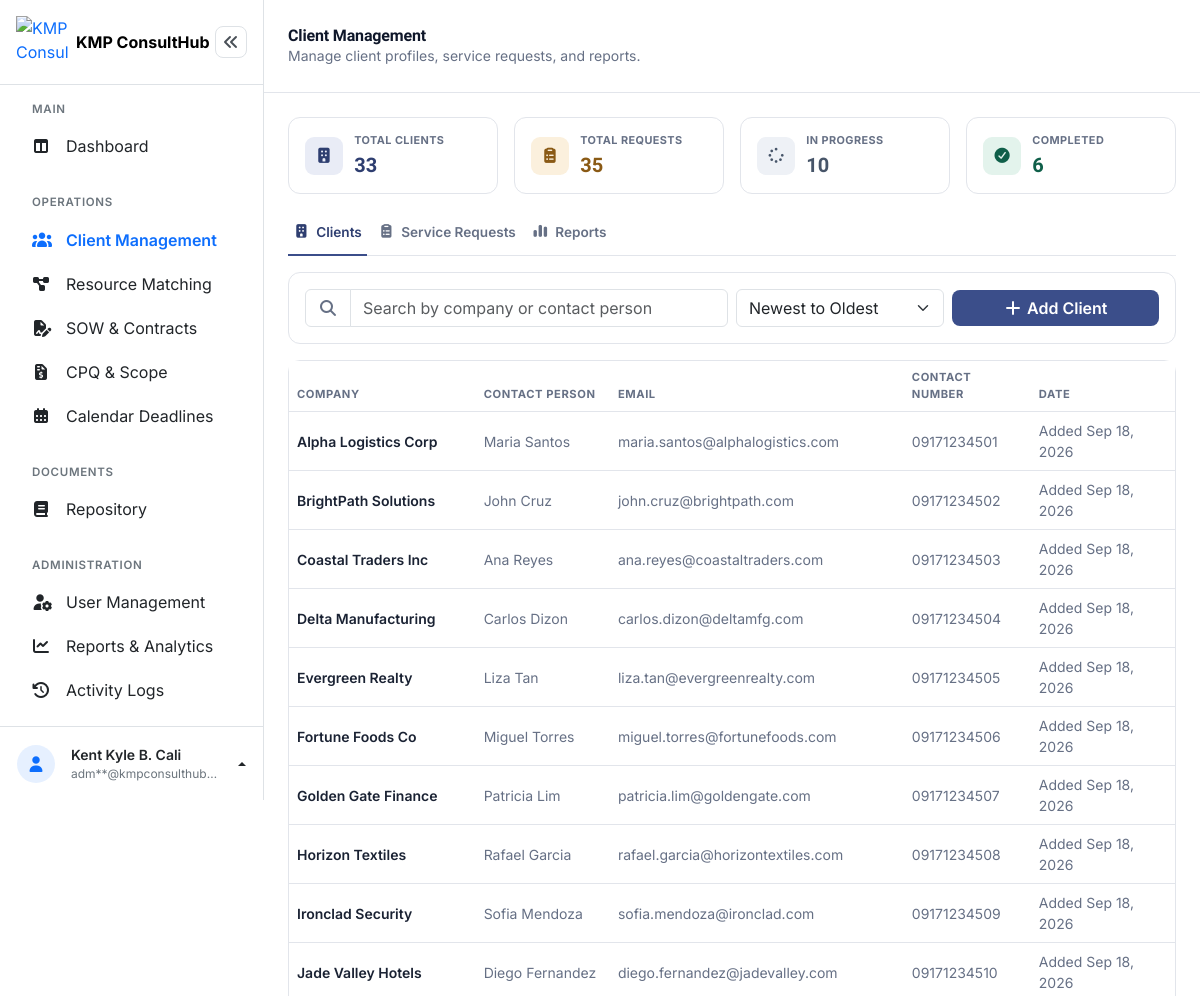
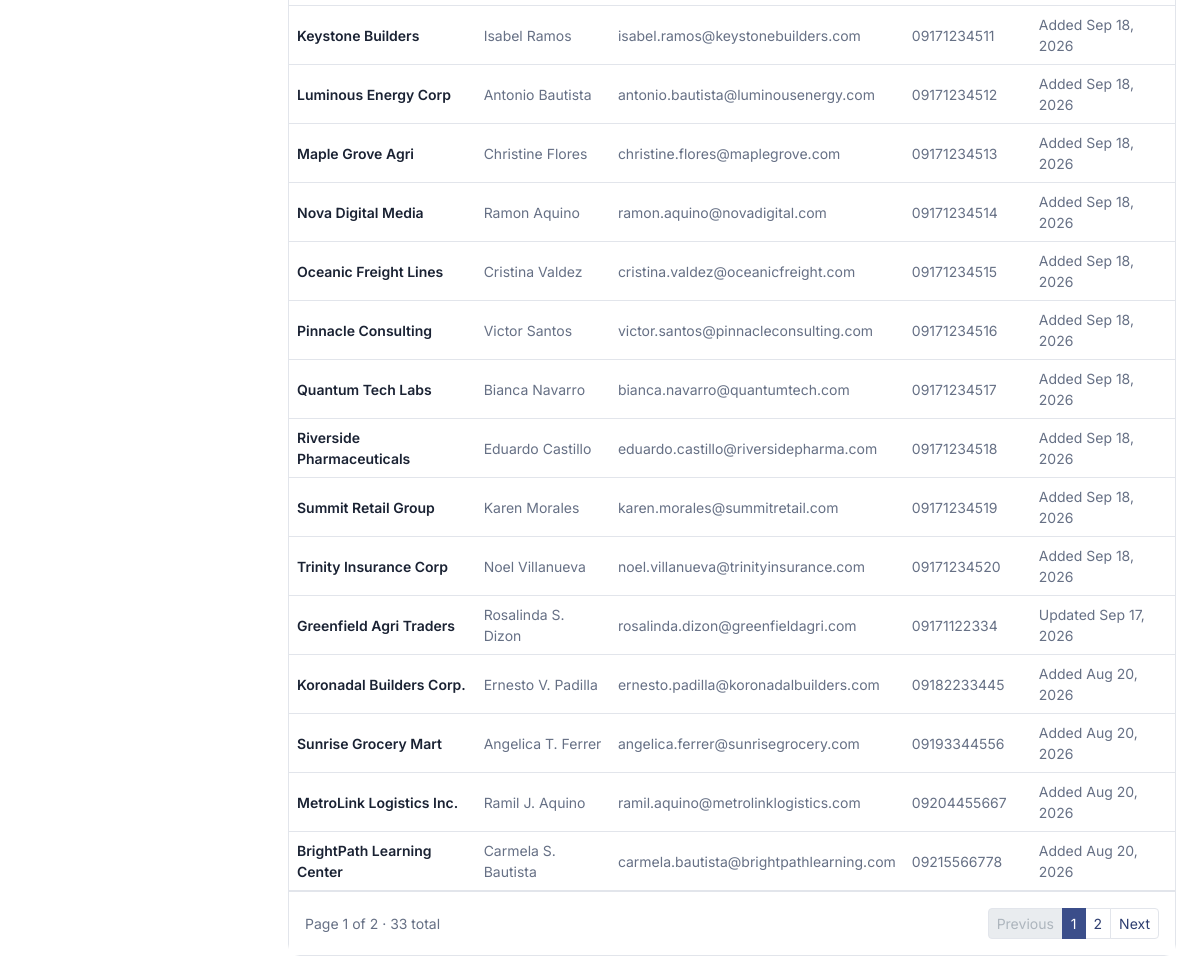
Before: /admin/client_management.php (signed in) with the older database file (2 pictures, top to bottom).
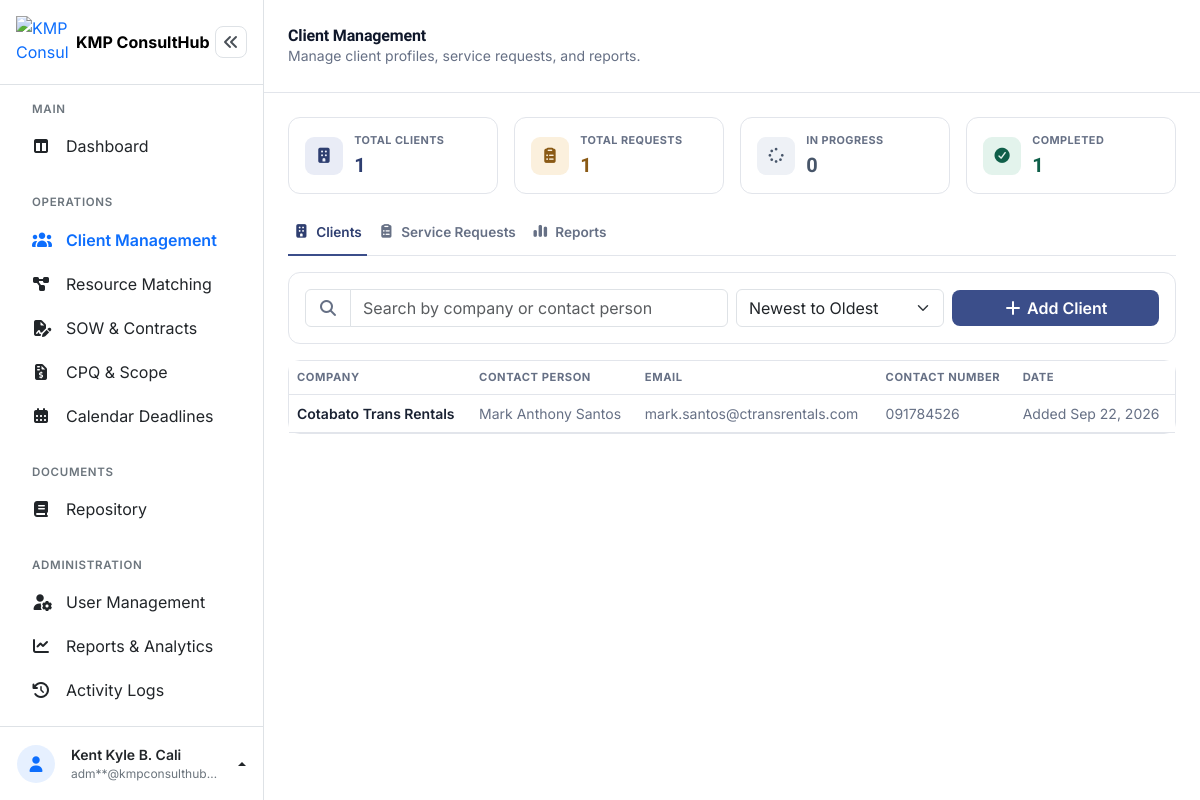
After: the same page with the newer database file.
### tables this page shows
CREATE TABLE `clients` (
  `client_id` int(10) UNSIGNED NOT NULL,
  `company_name` varchar(150) NOT NULL,
  `contact_person` varchar(150) NOT NULL,
  `email` varchar(150) NOT NULL,
  `contact_number` varchar(20) NOT NULL,
  `address` varchar(255) NOT NULL,
  `industry` varchar(100) DEFAULT NULL,
  `created_at` timestamp NOT NULL DEFAULT current_timestamp(),
  `updated_at` timestamp NOT NULL DEFAULT current_timestamp() ON UPDATE current_timestamp()
);

### admin/client_management.php (the view, shortened to what the changed rows need)
<?php
$pdo = getConnection();
$activeTab    = $_GET['tab'] ?? 'clients';
$sortOrder    = $_GET['sort'] ?? 'newest';
$sortSql      = $sortOrder === 'oldest' ? 'ASC' : 'DESC';
$searchTerm   = trim($_GET['search'] ?? '');
$perPage      = 25;
$page         = max(1, (int)($_GET['page'] ?? 1));
$offset       = ($page - 1) * $perPage;
$totalClientsAll  = (int) $pdo->query('SELECT COUNT(*) FROM clients')->fetchColumn();
$totalRequestsAll = (int) $pdo->query('SELECT COUNT(*) FROM service_requests')->fetchColumn();
if ($activeTab === 'clients') {
    $clientQuery = 'SELECT * FROM clients WHERE 1=1';
    $clientParams = [];
    $countStmt = $pdo->prepare(str_replace('SELECT *', 'SELECT COUNT(*)', $clientQuery));
    $countStmt->execute($clientParams);
    $filteredClientCount = (int) $countStmt->fetchColumn();
    $clientQuery .= " ORDER BY created_at $sortSql LIMIT $perPage OFFSET $offset";
    $stmt = $pdo->prepare($clientQuery);
    $stmt->execute($clientParams);
    $clients = $stmt->fetchAll();
    $totalPages = max(1, ceil($filteredClientCount / $perPage));
} else {
    $clients = $pdo->query('SELECT * FROM clients ORDER BY company_name ASC')->fetchAll();
}
$inProgressRequests = (int) $pdo->query("SELECT COUNT(*) FROM service_requests WHERE status = 'In Progress'")->fetchColumn();
$completedRequests  = (int) $pdo->query("SELECT COUNT(*) FROM service_requests WHERE status = 'Completed'")->fetchColumn();
function buildPageUrl(int $targetPage, string $activeTab, string $searchTerm, string $sortOrder, string $statusFilter): string
{
    $params = [
        'tab' => $activeTab,
        'page' => $targetPage,
        'search' => $searchTerm,
        'sort' => $sortOrder,
    ];
    return '?' . http_build_query($params);
}
function clientActivityLabel(array $client): string
{
    $createdAt = $client['created_at'] ?? null;
    $updatedAt = $client['updated_at'] ?? null;
    if (!empty($updatedAt) && $updatedAt !== $createdAt) {
        return 'Updated ' . date('M d, Y', strtotime($updatedAt));
    }
    return 'Added ' . date('M d, Y', strtotime($createdAt));
}
?>
<!DOCTYPE html>
<html lang="en">
<head>
<link rel="stylesheet" href="../assets/vendor/bootstrap-5.3.8/css/bootstrap.min.css">
<link rel="stylesheet" href="../assets/vendor/fontawesome-free-7.3.1/css/all.min.css">
<link rel="stylesheet" href="../assets/css/dashboard.css">
</head>
<body>
<div class="dashboard-layout d-flex">
  <div class="dashboard-main flex-grow-1" style="min-width:0;">
    <header class="dashboard-topbar bg-white d-flex align-items-center justify-content-between px-3 px-md-4">
      <div class="d-flex align-items-center gap-3">
        <div>
          <h1 class="dashboard-title h6 h5-md fw-bold mb-0">Client Management</h1>
        </div>
      </div>
    </header>
    <main class="dashboard-content p-3 p-md-4">
      <section class="row g-2 g-md-3 mb-3">
        <div class="col-6 col-md-3">
          <div class="stat-card">
            <div class="overflow-hidden">
              <div class="stat-label text-truncate">Total Clients</div>
              <div class="stat-value" style="color:var(--indigo-text);"><?= $totalClientsAll ?></div>
            </div>
          </div>
        </div>
        <div class="col-6 col-md-3">
          <div class="stat-card">
            <div class="overflow-hidden">
              <div class="stat-label text-truncate">Total Requests</div>
              <div class="stat-value" style="color:var(--warn-text);"><?= $totalRequestsAll ?></div>
            </div>
          </div>
        </div>
        <div class="col-6 col-md-3">
          <div class="stat-card">
            <div class="overflow-hidden">
              <div class="stat-label text-truncate">In Progress</div>
              <div class="stat-value" style="color:var(--slate);"><?= $inProgressRequests ?></div>
            </div>
          </div>
        </div>
        <div class="col-6 col-md-3">
          <div class="stat-card">
            <div class="overflow-hidden">
              <div class="stat-label text-truncate">Completed</div>
              <div class="stat-value" style="color:var(--success-text);"><?= $completedRequests ?></div>
            </div>
          </div>
        </div>
      </section>
      <?php if ($activeTab === 'clients'): ?>
        <section class="card">
          <div class="table-responsive">
            <table class="table table-hover align-middle mb-0">
              <thead>
                <tr>
                  <th scope="col">Company</th>
                  <th scope="col" class="d-none d-md-table-cell">Contact Person</th>
                  <th scope="col" class="d-none d-lg-table-cell">Email</th>
                  <th scope="col" class="d-none d-lg-table-cell">Contact Number</th>
                  <th scope="col" class="d-none d-md-table-cell">Date</th>
                </tr>
              </thead>
              <tbody>
                <?php if (empty($clients)): ?>
                  <tr>
                    <td colspan="5" class="text-center py-5" style="color:var(--ink-soft);">
                      <i class="fa-regular fa-folder-open fs-3 d-block mb-2"></i>
                      No clients found.
                    </td>
                  </tr>
                <?php else: ?>
                  <?php foreach ($clients as $client): ?>
                    <tr class="client-management-row"
                      data-bs-toggle="modal" data-bs-target="#viewClientModal"
                      data-id="<?= $client['client_id'] ?>"
                      data-company="<?= htmlspecialchars($client['company_name']) ?>"
                      data-contact="<?= htmlspecialchars($client['contact_person']) ?>"
                      data-email="<?= htmlspecialchars($client['email']) ?>"
                      data-number="<?= htmlspecialchars($client['contact_number']) ?>"
                      data-address="<?= htmlspecialchars($client['address']) ?>"
                      data-industry="<?= htmlspecialchars($client['industry'] ?? '') ?>">
                      <td>
                        <div class="fw-semibold small"><?= htmlspecialchars($client['company_name']) ?></div>
                      </td>
                      <td class="small d-none d-md-table-cell" style="color:var(--ink-soft);"><?= htmlspecialchars($client['contact_person']) ?></td>
                      <td class="small d-none d-lg-table-cell" style="color:var(--ink-soft);"><?= htmlspecialchars($client['email']) ?></td>
                      <td class="small d-none d-lg-table-cell" style="color:var(--ink-soft);"><?= htmlspecialchars($client['contact_number']) ?></td>
                      <td class="small d-none d-md-table-cell" style="color:var(--ink-soft);"><?= clientActivityLabel($client) ?></td>
                    </tr>
                  <?php endforeach; ?>
                <?php endif; ?>
              </tbody>
            </table>
          </div>
          <?php if ($totalPages > 1): ?>
          <div class="card-footer bg-white d-flex justify-content-between align-items-center flex-wrap gap-2 py-3" style="border-top:1px solid var(--line);">
            <span class="small" style="color:var(--ink-soft);">Page <?= $page ?> of <?= $totalPages ?> &middot; <?= $filteredClientCount ?> total</span>
            <nav aria-label="Clients pagination">
              <ul class="pagination pagination-sm mb-0">
                <li class="page-item <?= $page <= 1 ? 'disabled' : '' ?>">
                  <a class="page-link" href="<?= buildPageUrl($page - 1, 'clients', $searchTerm, $sortOrder, '') ?>">Previous</a>
                </li>
                <?php for ($i = 1; $i <= $totalPages; $i++): ?>
                  <li class="page-item <?= $i === $page ? 'active' : '' ?>">
                    <a class="page-link" href="<?= buildPageUrl($i, 'clients', $searchTerm, $sortOrder, '') ?>"><?= $i ?></a>
                  </li>
                <?php endfor; ?>
                <li class="page-item <?= $page >= $totalPages ? 'disabled' : '' ?>">
                  <a class="page-link" href="<?= buildPageUrl($page + 1, 'clients', $searchTerm, $sortOrder, '') ?>">Next</a>
                </li>
              </ul>
            </nav>
          </div>
          <?php endif; ?>
        </section>
      <?php endif; ?>
    </main>
  </div>
</div>
</body>
</html>

Changed rows visible on the page:
removed clients: company_name "Alpha Logistics Corp", contact_person "Maria Santos", email "maria.santos@alphalogistics.com", contact_number "09171234501", created_at "Added Sep 18, 2026"
removed clients: company_name "BrightPath Solutions", contact_person "John Cruz", email "john.cruz@brightpath.com", contact_number "09171234502", created_at "Added Sep 18, 2026"
removed clients: company_name "Coastal Traders Inc", contact_person "Ana Reyes", email "ana.reyes@coastaltraders.com", contact_number "09171234503", created_at "Added Sep 18, 2026"
removed clients: company_name "Delta Manufacturing", contact_person "Carlos Dizon", email "carlos.dizon@deltamfg.com", contact_number "09171234504", created_at "Added Sep 18, 2026"
removed clients: company_name "Evergreen Realty", contact_person "Liza Tan", email "liza.tan@evergreenrealty.com", contact_number "09171234505", created_at "Added Sep 18, 2026"
removed clients: company_name "Fortune Foods Co", contact_person "Miguel Torres", email "miguel.torres@fortunefoods.com", contact_number "09171234506", created_at "Added Sep 18, 2026"
removed clients: company_name "Golden Gate Finance", contact_person "Patricia Lim", email "patricia.lim@goldengate.com", contact_number "09171234507", created_at "Added Sep 18, 2026"
removed clients: company_name "Horizon Textiles", contact_person "Rafael Garcia", email "rafael.garcia@horizontextiles.com", contact_number "09171234508", created_at "Added Sep 18, 2026"
removed clients: company_name "Ironclad Security", contact_person "Sofia Mendoza", email "sofia.mendoza@ironclad.com", contact_number "09171234509", created_at "Added Sep 18, 2026"
removed clients: company_name "Jade Valley Hotels", contact_person "Diego Fernandez", email "diego.fernandez@jadevalley.com", contact_number "09171234510", created_at "Added Sep 18, 2026"
removed clients: company_name "Keystone Builders", contact_person "Isabel Ramos", email "isabel.ramos@keystonebuilders.com", contact_number "09171234511", created_at "Added Sep 18, 2026"
removed clients: company_name "Luminous Energy Corp", contact_person "Antonio Bautista", email "antonio.bautista@luminousenergy.com", contact_number "09171234512", created_at "Added Sep 18, 2026"
removed clients: company_name "Maple Grove Agri", contact_person "Christine Flores", email "christine.flores@maplegrove.com", contact_number "09171234513", created_at "Added Sep 18, 2026"
removed clients: company_name "Nova Digital Media", contact_person "Ramon Aquino", email "ramon.aquino@novadigital.com", contact_number "09171234514", created_at "Added Sep 18, 2026"
removed clients: company_name "Oceanic Freight Lines", contact_person "Cristina Valdez", email "cristina.valdez@oceanicfreight.com", contact_number "09171234515", created_at "Added Sep 18, 2026"
removed clients: company_name "Pinnacle Consulting", contact_person "Victor Santos", email "victor.santos@pinnacleconsulting.com", contact_number "09171234516", created_at "Added Sep 18, 2026"
removed clients: company_name "Quantum Tech Labs", contact_person "Bianca Navarro", email "bianca.navarro@quantumtech.com", contact_number "09171234517", created_at "Added Sep 18, 2026"
removed clients: company_name "Riverside Pharmaceuticals", contact_person "Eduardo Castillo", email "eduardo.castillo@riversidepharma.com", contact_number "09171234518", created_at "Added Sep 18, 2026"
removed clients: company_name "Summit Retail Group", contact_person "Karen Morales", email "karen.morales@summitretail.com", contact_number "09171234519", created_at "Added Sep 18, 2026"
removed clients: company_name "Trinity Insurance Corp", contact_person "Noel Villanueva", email "noel.villanueva@trinityinsurance.com", contact_number "09171234520", created_at "Added Sep 18, 2026"
removed clients: company_name "Greenfield Agri Traders", contact_person "Rosalinda S. Dizon", email "rosalinda.dizon@greenfieldagri.com", contact_number "09171122334", updated_at "Updated Sep 17, 2026"
removed clients: company_name "Koronadal Builders Corp.", contact_person "Ernesto V. Padilla", email "ernesto.padilla@koronadalbuilders.com", contact_number "09182233445", created_at "Added Aug 20, 2026"
removed clients: company_name "Sunrise Grocery Mart", contact_person "Angelica T. Ferrer", email "angelica.ferrer@sunrisegrocery.com", contact_number "09193344556", created_at "Added Aug 20, 2026"
removed clients: company_name "MetroLink Logistics Inc.", contact_person "Ramil J. Aquino", email "ramil.aquino@metrolinklogistics.com", contact_number "09204455667", created_at "Added Aug 20, 2026"
removed clients: company_name "BrightPath Learning Center", contact_person "Carmela S. Bautista", email "carmela.bautista@brightpathlearning.com", contact_number "09215566778", created_at "Added Aug 20, 2026"
added clients: company_name "Cotabato Trans Rentals", contact_person "Mark Anthony Santos", email "mark.santos@ctransrentals.com", contact_number "091784526", created_at "Added Sep 22, 2026"
Other visible differences:
$totalClientsAll: "33" → "1"
$totalRequestsAll: "35" → "1"
$inProgressRequests: "10" → "0"
$completedRequests: "6" → "1"
$page: "1" → (not shown)
$totalPages: "2" → (not shown)
$filteredClientCount: "33" → (not shown)
text no longer shown: "Page of · total Previous Next"
list line gone: "1"
list line gone: "2"
